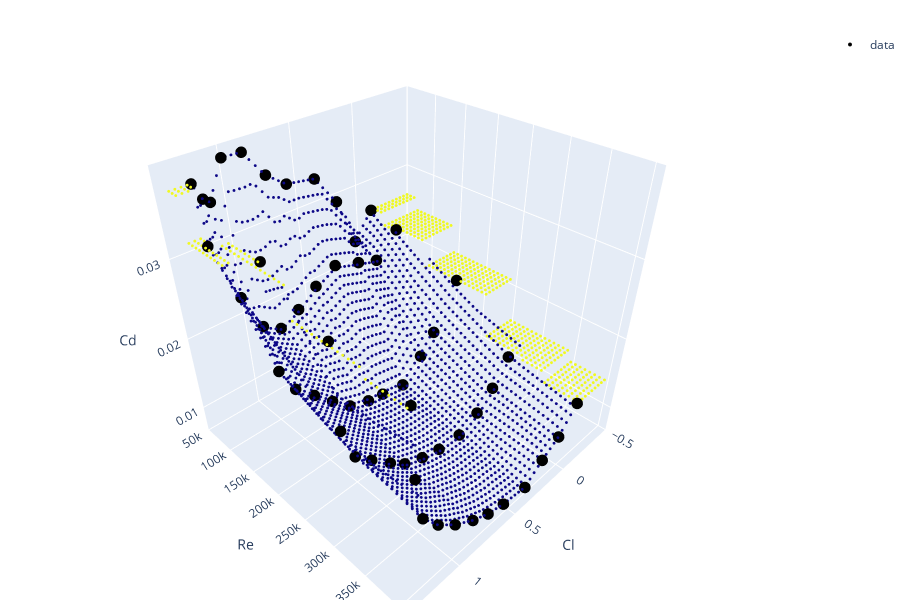

Notebook cell for this chart:
### Code cell
import plotly.graph_objects as go



fig = go.Figure()
fig.add_trace(go.Scatter3d(
    x=afoil.drag["Cl"],
    y=afoil.drag["re"],
    z=afoil.drag["Cd"],
    mode="markers",
    marker=dict(size=4, color="black"),
    name="data",
))

sweep = afoil.lookup(re="sweep", cl_or_alpha="sweep")

sweep['warning'] = (sweep.lift_warning + sweep.drag_warning) > 0


fig.add_trace(go.Scatter3d(
    x=sweep.cl,
    y=sweep.re,
    z=sweep.Cd,
    mode="markers",
    marker=dict(color=sweep.warning.astype(float), size=1),
    name="interpolation",
    showlegend=False,
))



fig.update_layout(
    height=600, width=900, margin=dict(l=0, r=0, t=30, b=0),
    scene=dict(xaxis=dict(title="Cl"),
               yaxis=dict(title="Re"),
               zaxis=dict(title="Cd"),
               )
)

### Figure 1 — Plotly figure (JSON) as saved in the notebook; plotly's stock layout.template omitted (floating-point values rounded to 4 significant figures; data arrays with more than 128 entries replaced by an {"elided": "..."} marker saying what was removed)
{"data": [{"marker": {"color": "black", "size": 4}, "mode": "markers", "name": "data", "type": "scatter3d", "x": [-0.084, 0.076, 0.222, 0.389, 0.604, 0.744, 0.884, 1.016, 1.127, 1.169, 1.221, -0.125, 0.07, 0.235, 0.436, 0.605, 0.759, 0.907, 1.033, 1.152, 1.299, -0.177, 0.038, 0.166, 0.338, 0.526, 0.654, 0.81, 0.944, 1.073, 1.197, 1.29, 1.309, -0.111, 0.032, 0.177, 0.348, 0.541, 0.694, 0.846, 0.963, 1.104, 1.219, 1.304, 1.334, -0.132, 0.027, 0.181, 0.337, 0.55, 0.696, 0.836, 0.99, 1.129, 1.245, 1.303, 1.332], "y": [60000.0, 60000.0, 60000.0, 60000.0, 60000.0, 60000.0, 60000.0, 60000.0, 60000.0, 60000.0, 60000.0, 100000.0, 100000.0, 100000.0, 100000.0, 100000.0, 100000.0, 100000.0, 100000.0, 100000.0, 100000.0, 200000.0, 200000.0, 200000.0, 200000.0, 200000.0, 200000.0, 200000.0, 200000.0, 200000.0, 200000.0, 200000.0, 200000.0, 300000.0, 300000.0, 300000.0, 300000.0, 300000.0, 300000.0, 300000.0, 300000.0, 300000.0, 300000.0, 300000.0, 300000.0, 400000.0, 400000.0, 400000.0, 400000.0, 400000.0, 400000.0, 400000.0, 400000.0, 400000.0, 400000.0, 400000.0, 400000.0], "z": [0.0265, 0.0232, 0.0295, 0.0333, 0.0339, 0.0357, 0.0389, 0.039, 0.0349, 0.0355, 0.0374, 0.0249, 0.022, 0.0229, 0.024, 0.0225, 0.0206, 0.0193, 0.0207, 0.0255, 0.0326, 0.0213, 0.0156, 0.0132, 0.0105, 0.0111, 0.0115, 0.0125, 0.0147, 0.017, 0.0192, 0.0225, 0.0349, 0.0156, 0.0124, 0.0102, 0.0088, 0.009, 0.0097, 0.0108, 0.0125, 0.0148, 0.0168, 0.0212, 0.0316, 0.0142, 0.0111, 0.0095, 0.0074, 0.0079, 0.0086, 0.0098, 0.0116, 0.0138, 0.0165, 0.0223, 0.0307]}, {"marker": {"color": {"elided": "2500 float values"}, "size": 1}, "mode": "markers", "name": "interpolation", "showlegend": false, "type": "scatter3d", "x": {"elided": "2500 float values"}, "y": {"elided": "2500 float values"}, "z": {"elided": "2500 float values"}}], "layout": {"height": 600, "margin": {"b": 0, "l": 0, "r": 0, "t": 30}, "scene": {"xaxis": {"title": {"text": "Cl"}}, "yaxis": {"title": {"text": "Re"}}, "zaxis": {"title": {"text": "Cd"}}}, "width": 900}}
